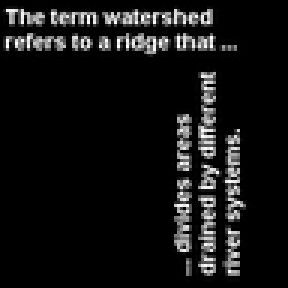
#> input picture mathematical-morphology/assets/text.png, 96 x 96 px, shrunk from 256 x 256 before the run, found by its file name (shown 3 times larger)
$ jupyter execute Session_1.ipynb
#> lines starting #> are read from the running program, lines starting #| are printed output that depends on the picture
## Dilation & Errosion

[cell 1]
import numpy as np
import matplotlib.pyplot as plt
from skimage import morphology
import cv2

[cell 2]
imgset = np.zeros((15,15))
imgset[2:13,2:6] = 1
imgset[2:13,7:10] = 1

imgset[5:13,6] = 1
imgset[7,10:14] = 1

imgset[6:7,12] = 1

[cell 3]
plt.imshow(imgset,cmap='gray')

[cell 4]
# Structuring element: 3x3 square
selem = morphology.square(3)

# Apply erosion and dilation
eroded = morphology.erosion(imgset, selem)
dilated = morphology.dilation(imgset, selem)

[cell 5]
print("eroded image :")
plt.imshow(eroded,cmap='gray')

[cell 6]
print("dialated image :")
plt.imshow(dilated,cmap='gray')

[cell 7]
sem = morphology.disk(3)

eroded1 = morphology.erosion(imgset,sem)
dilated1 = morphology.dilation(imgset,sem)

[cell 8]
plt.imshow(eroded1,cmap='gray')
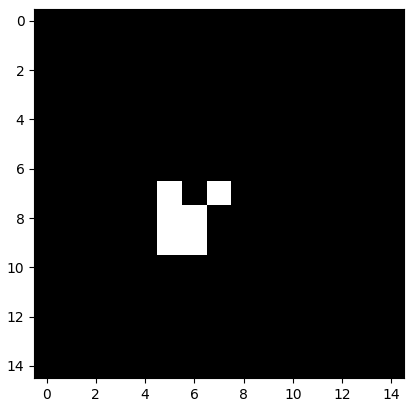
#> figure drawn by matplotlib, 1 panel

[cell 9]
plt.imshow(dilated1,cmap='gray')
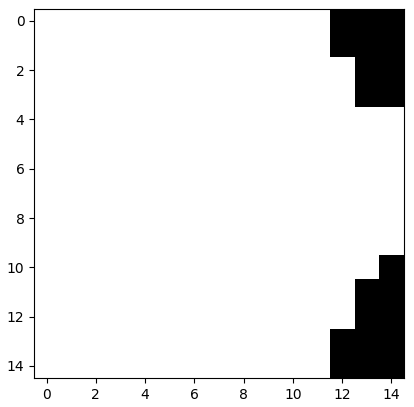
#> figure drawn by matplotlib, 1 panel

[cell 10]
# Path to your image in Colab sample_data
img_path = "/content/text.png"

# Read the image
image = cv2.imread(img_path)
#> image is the input picture: shape (96, 96, 3); min 0, max 255, mean 19.4

# Convert BGR (OpenCV default) to RGB for display
image_rgb = cv2.cvtColor(image, cv2.COLOR_BGR2RGB)

# Define a kernel for morphological operations
kernel = np.ones((1,4), np.uint8)

# Apply erosion
erosion = cv2.erode(image, kernel, iterations=1)

# Apply dilation
dilation = cv2.dilate(image, kernel, iterations=1)
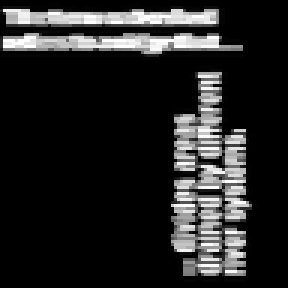
#> dilation: shape (96, 96, 3) (shown 3 times larger); min 0, max 255, mean 36.6

# Convert for display
erosion_rgb = cv2.cvtColor(erosion, cv2.COLOR_BGR2RGB)
dilation_rgb = cv2.cvtColor(dilation, cv2.COLOR_BGR2RGB)

# Show results
plt.figure(figsize=(12,6))

plt.subplot(1,3,1)
plt.title("Original")
plt.imshow(image_rgb)
plt.axis("off")

plt.subplot(1,3,2)
plt.title("Erosion")
plt.imshow(erosion_rgb)
plt.axis("off")

plt.subplot(1,3,3)
plt.title("Dilation")
plt.imshow(dilation_rgb)
plt.axis("off")

plt.show()

[cell 11]
URL = "/content/MC170021.JPG"

# Read the image in grayscale
image = cv2.imread(URL, cv2.IMREAD_GRAYSCALE)
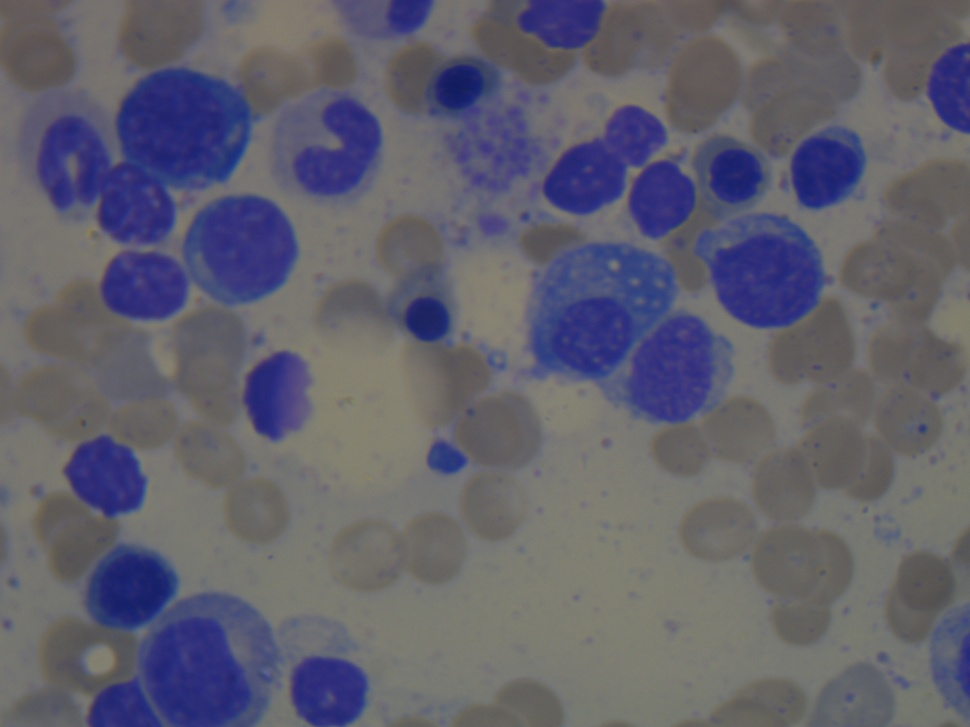
#> input picture mathematical-morphology/assets/MC170021.JPG, 970 x 727 px, shrunk from 2592 x 1944 before the run, found by its file name
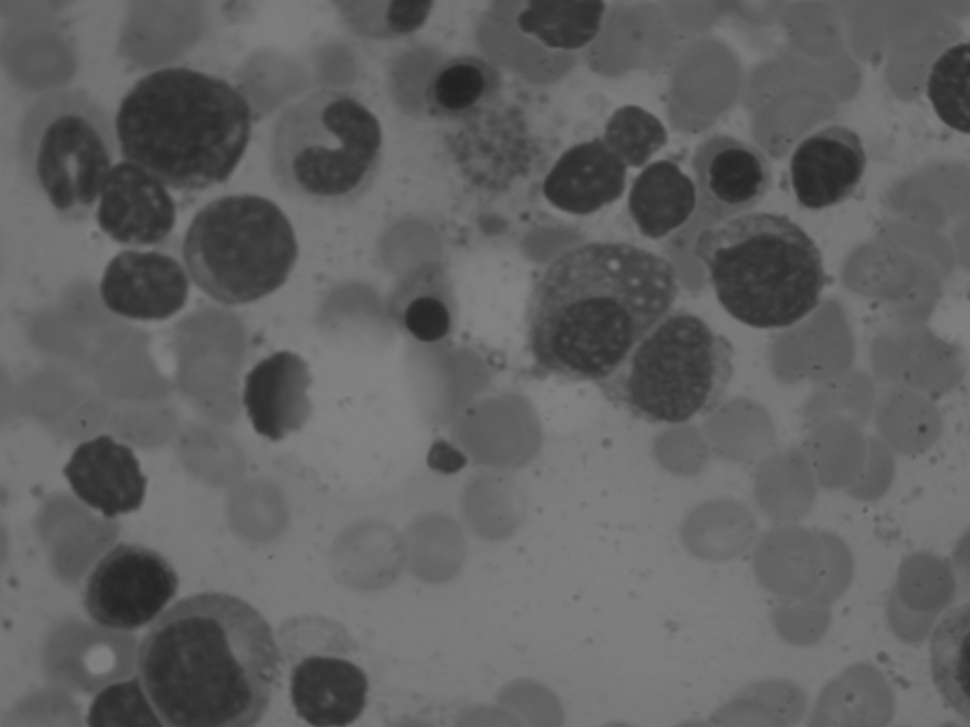
#> image: shape (727, 970); min 31, max 133, mean 98.4

# Define a disk-shaped kernel (elliptical)
kernel = cv2.getStructuringElement(cv2.MORPH_ELLIPSE, (10, 10))

# Apply erosion
erosion = cv2.erode(image, kernel, iterations=1)
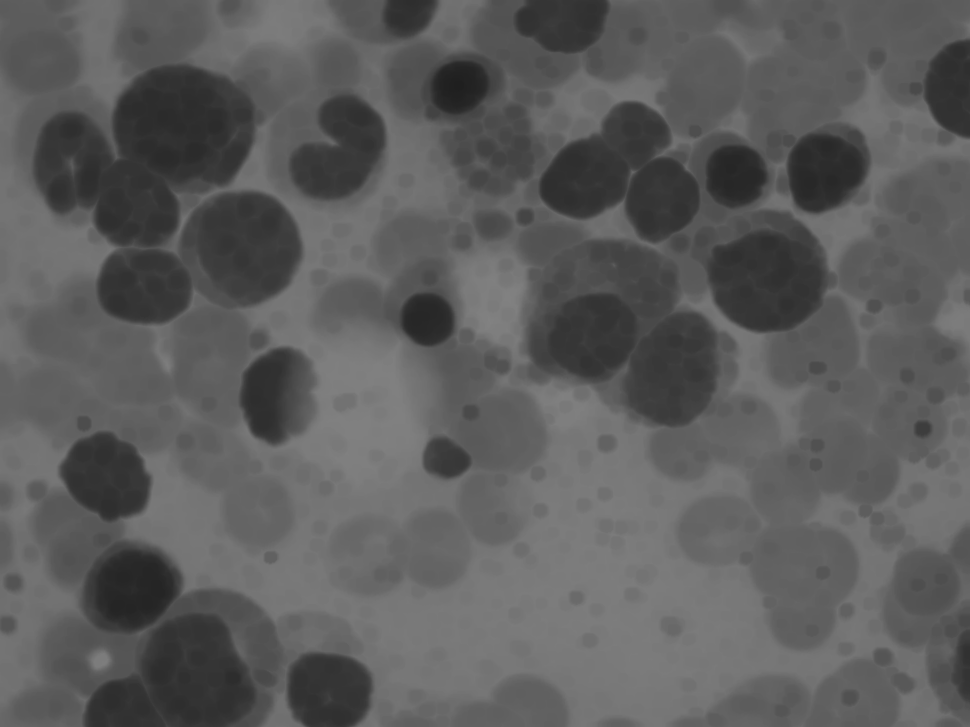
#> erosion: shape (727, 970); min 31, max 130, mean 92.4

# Apply dilation
dilation = cv2.dilate(image, kernel, iterations=1)
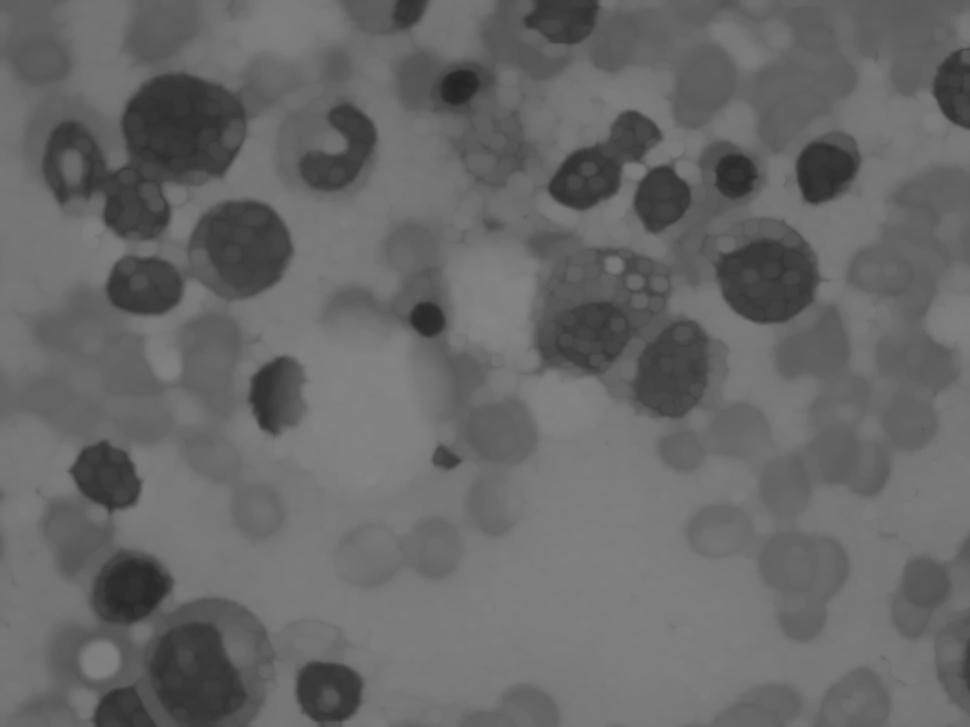
#> dilation: shape (727, 970); min 35, max 133, mean 104.1

inverted_erosion = cv2.bitwise_not(erosion)
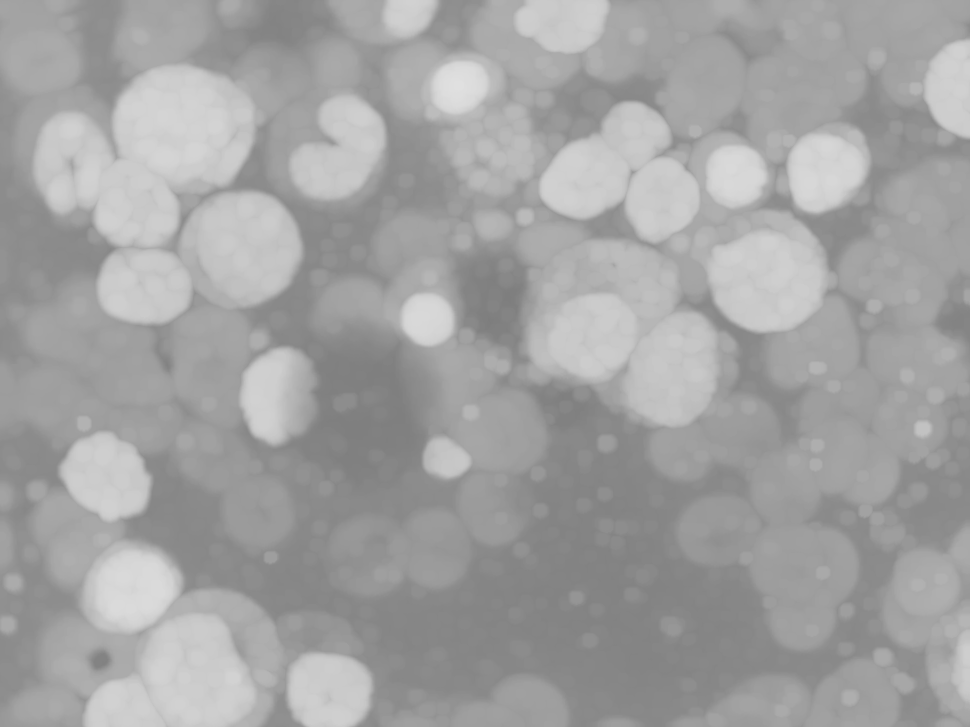
#> inverted_erosion: shape (727, 970); min 125, max 224, mean 162.6
inverted_dialtion = cv2.bitwise_not(dilation)
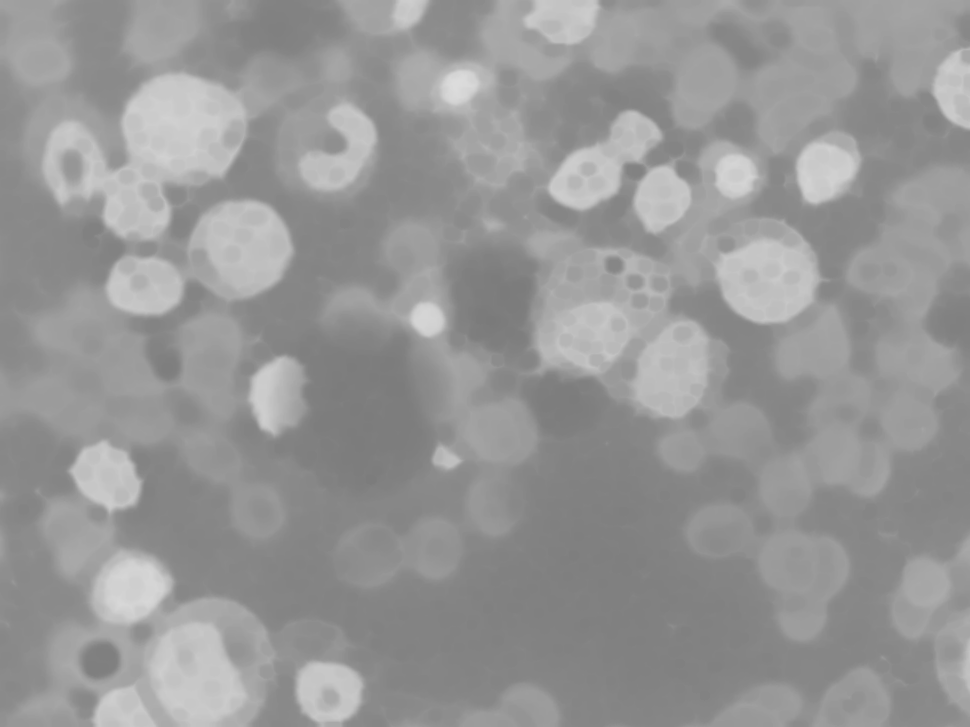
#> inverted_dialtion: shape (727, 970); min 122, max 220, mean 150.9
inverted_original = cv2.bitwise_not(image)
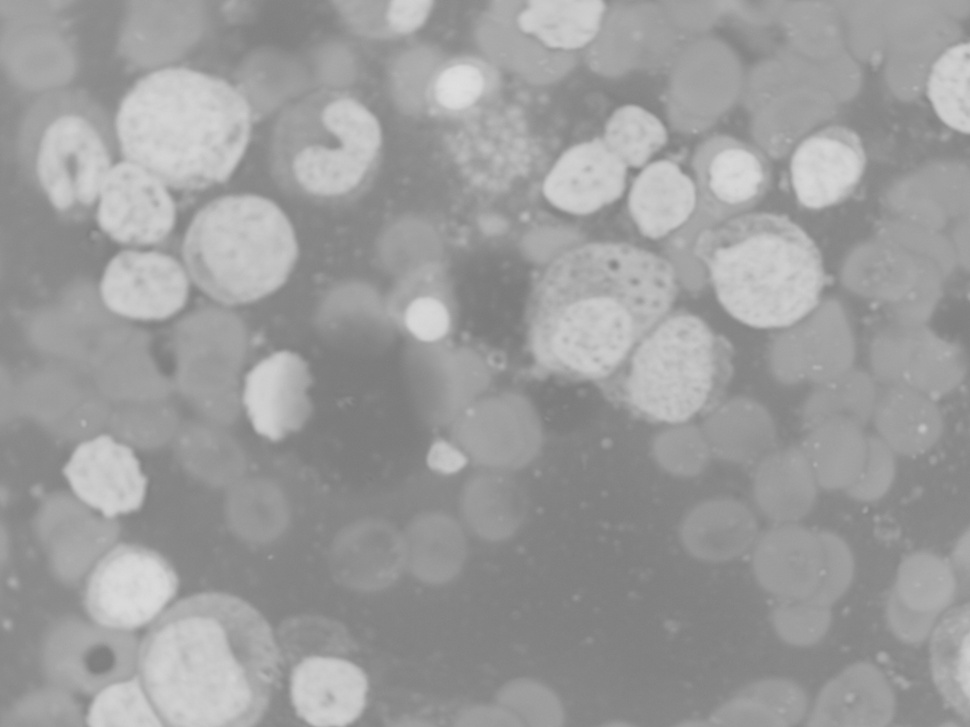
#> inverted_original: shape (727, 970); min 122, max 224, mean 156.6
# Show results
plt.figure(figsize=(12,6))

plt.subplot(1,3,1)
plt.title("Original (Gray)")
plt.imshow(inverted_original, cmap="gray")
plt.axis("off")

plt.subplot(1,3,2)
plt.title("Erosion (Disk)")
plt.imshow(inverted_erosion, cmap="gray")
plt.axis("off")

plt.subplot(1,3,3)
plt.title("Dilation (Disk)")
plt.imshow(inverted_dialtion, cmap="gray")
plt.axis("off")

plt.show()
